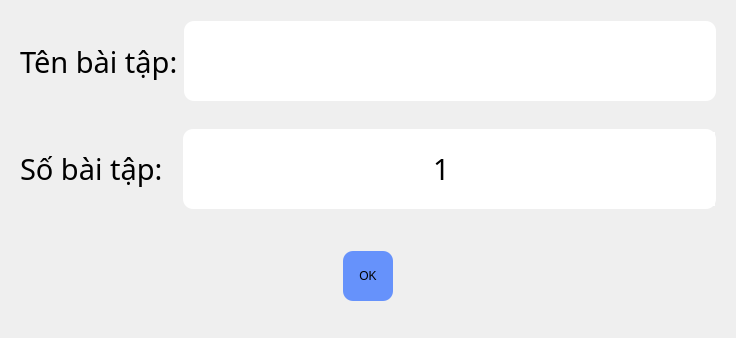
<?xml version="1.0" encoding="UTF-8"?>
<ui version="4.0">
 <class>EditWidget</class>
 <widget class="QWidget" name="EditWidget">
  <property name="geometry">
   <rect>
    <x>0</x>
    <y>0</y>
    <width>736</width>
    <height>338</height>
   </rect>
  </property>
  <property name="windowTitle">
   <string>Form</string>
  </property>
  <property name="styleSheet">
   <string notr="true">border-radius: 10px;</string>
  </property>
  <layout class="QVBoxLayout" name="verticalLayout">
   <item>
    <widget class="QFrame" name="name_frame">
     <property name="frameShape">
      <enum>QFrame::StyledPanel</enum>
     </property>
     <property name="frameShadow">
      <enum>QFrame::Raised</enum>
     </property>
     <layout class="QHBoxLayout" name="horizontalLayout_3">
      <item>
       <widget class="QLabel" name="name_label">
        <property name="font">
         <font>
          <family>iCiel Effra</family>
          <pointsize>22</pointsize>
         </font>
        </property>
        <property name="text">
         <string>Tên bài tập:</string>
        </property>
       </widget>
      </item>
      <item>
       <widget class="QLineEdit" name="name_entry">
        <property name="minimumSize">
         <size>
          <width>0</width>
          <height>80</height>
         </size>
        </property>
        <property name="font">
         <font>
          <family>Corbel</family>
          <pointsize>22</pointsize>
         </font>
        </property>
        <property name="alignment">
         <set>Qt::AlignCenter</set>
        </property>
       </widget>
      </item>
     </layout>
    </widget>
   </item>
   <item>
    <widget class="QFrame" name="num_frame">
     <property name="frameShape">
      <enum>QFrame::StyledPanel</enum>
     </property>
     <property name="frameShadow">
      <enum>QFrame::Raised</enum>
     </property>
     <layout class="QHBoxLayout" name="horizontalLayout_4">
      <property name="spacing">
       <number>20</number>
      </property>
      <item>
       <widget class="QLabel" name="num_label">
        <property name="minimumSize">
         <size>
          <width>0</width>
          <height>0</height>
         </size>
        </property>
        <property name="font">
         <font>
          <family>iCiel Effra</family>
          <pointsize>22</pointsize>
         </font>
        </property>
        <property name="text">
         <string>Số bài tập:</string>
        </property>
       </widget>
      </item>
      <item>
       <widget class="QSpinBox" name="num_entry">
        <property name="sizePolicy">
         <sizepolicy hsizetype="Expanding" vsizetype="Fixed">
          <horstretch>0</horstretch>
          <verstretch>0</verstretch>
         </sizepolicy>
        </property>
        <property name="minimumSize">
         <size>
          <width>0</width>
          <height>80</height>
         </size>
        </property>
        <property name="font">
         <font>
          <family>Corbel</family>
          <pointsize>22</pointsize>
         </font>
        </property>
        <property name="styleSheet">
         <string notr="true">QSpinBox::up-button {
	background-color: rgb(255, 255, 255);
	border-radius: 10px;
}

QSpinBox::up-button:hover {
	background-color: rgb(223, 223, 223);
}

QSpinBox::up-button:pressed {
	background-color: rgb(207, 207, 207);
}

QSpinBox::down-button {
	background-color: rgb(255, 255, 255);
	border-radius: 10px;
}

QSpinBox::down-button:hover {
	background-color: rgb(223, 223, 223);
}

QSpinBox::down-button:pressed {
	background-color: rgb(207, 207, 207);
}

QSpinBox::up-arrow {
	image: url(:/images/plus.png);
    width: 20px;
    height: 20px;
}

QSpinBox::down-arrow {
	image: url(:/images/minus.png);
    width: 20px;
    height: 20px;
}</string>
        </property>
        <property name="alignment">
         <set>Qt::AlignCenter</set>
        </property>
        <property name="minimum">
         <number>1</number>
        </property>
        <property name="maximum">
         <number>100000</number>
        </property>
       </widget>
      </item>
     </layout>
    </widget>
   </item>
   <item>
    <widget class="QFrame" name="confirm_frame">
     <property name="frameShape">
      <enum>QFrame::StyledPanel</enum>
     </property>
     <property name="frameShadow">
      <enum>QFrame::Raised</enum>
     </property>
     <layout class="QVBoxLayout" name="verticalLayout_5">
      <item alignment="Qt::AlignHCenter">
       <widget class="QPushButton" name="confirm_button">
        <property name="minimumSize">
         <size>
          <width>50</width>
          <height>50</height>
         </size>
        </property>
        <property name="maximumSize">
         <size>
          <width>100</width>
          <height>16777215</height>
         </size>
        </property>
        <property name="styleSheet">
         <string notr="true">QPushButton {
	background-color: rgb(102, 146, 251);
	border-radius: 10px;
}

QPushButton:hover {
	background-color: rgba(102, 146, 251, 200);
}</string>
        </property>
        <property name="text">
         <string>OK</string>
        </property>
       </widget>
      </item>
     </layout>
    </widget>
   </item>
  </layout>
 </widget>
 <resources>
  <include location="Resources.qrc"/>
 </resources>
 <connections/>
</ui>
